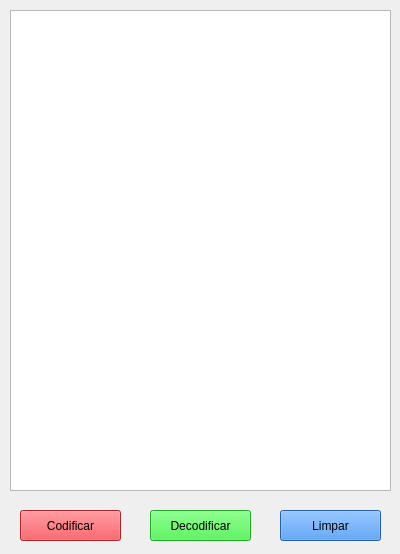
<?xml version="1.0" encoding="UTF-8"?>
<ui version="4.0">
 <class>frm_texto_oculto</class>
 <widget class="QWidget" name="frm_texto_oculto">
  <property name="geometry">
   <rect>
    <x>0</x>
    <y>0</y>
    <width>400</width>
    <height>554</height>
   </rect>
  </property>
  <property name="windowTitle">
   <string>Codificação de Texto</string>
  </property>
  <widget class="QPushButton" name="bt_encriptar">
   <property name="geometry">
    <rect>
     <x>20</x>
     <y>510</y>
     <width>101</width>
     <height>31</height>
    </rect>
   </property>
   <property name="styleSheet">
    <string notr="true">background-color: rgb(237, 51, 59);
color: rgb(0, 0, 0);
</string>
   </property>
   <property name="text">
    <string>Codificar</string>
   </property>
  </widget>
  <widget class="QPushButton" name="bt_desencriptar">
   <property name="geometry">
    <rect>
     <x>150</x>
     <y>510</y>
     <width>101</width>
     <height>31</height>
    </rect>
   </property>
   <property name="styleSheet">
    <string notr="true">background-color: rgb(48, 233, 53);
color: rgb(0, 0, 0);</string>
   </property>
   <property name="text">
    <string>Decodificar</string>
   </property>
  </widget>
  <widget class="QTextEdit" name="txt_texto">
   <property name="geometry">
    <rect>
     <x>10</x>
     <y>10</y>
     <width>381</width>
     <height>481</height>
    </rect>
   </property>
  </widget>
  <widget class="QPushButton" name="bt_limpar">
   <property name="geometry">
    <rect>
     <x>280</x>
     <y>510</y>
     <width>101</width>
     <height>31</height>
    </rect>
   </property>
   <property name="styleSheet">
    <string notr="true">background-color: rgb(53, 132, 228);
color: rgb(0, 0, 0);</string>
   </property>
   <property name="text">
    <string>Limpar</string>
   </property>
  </widget>
 </widget>
 <resources/>
 <connections/>
</ui>
